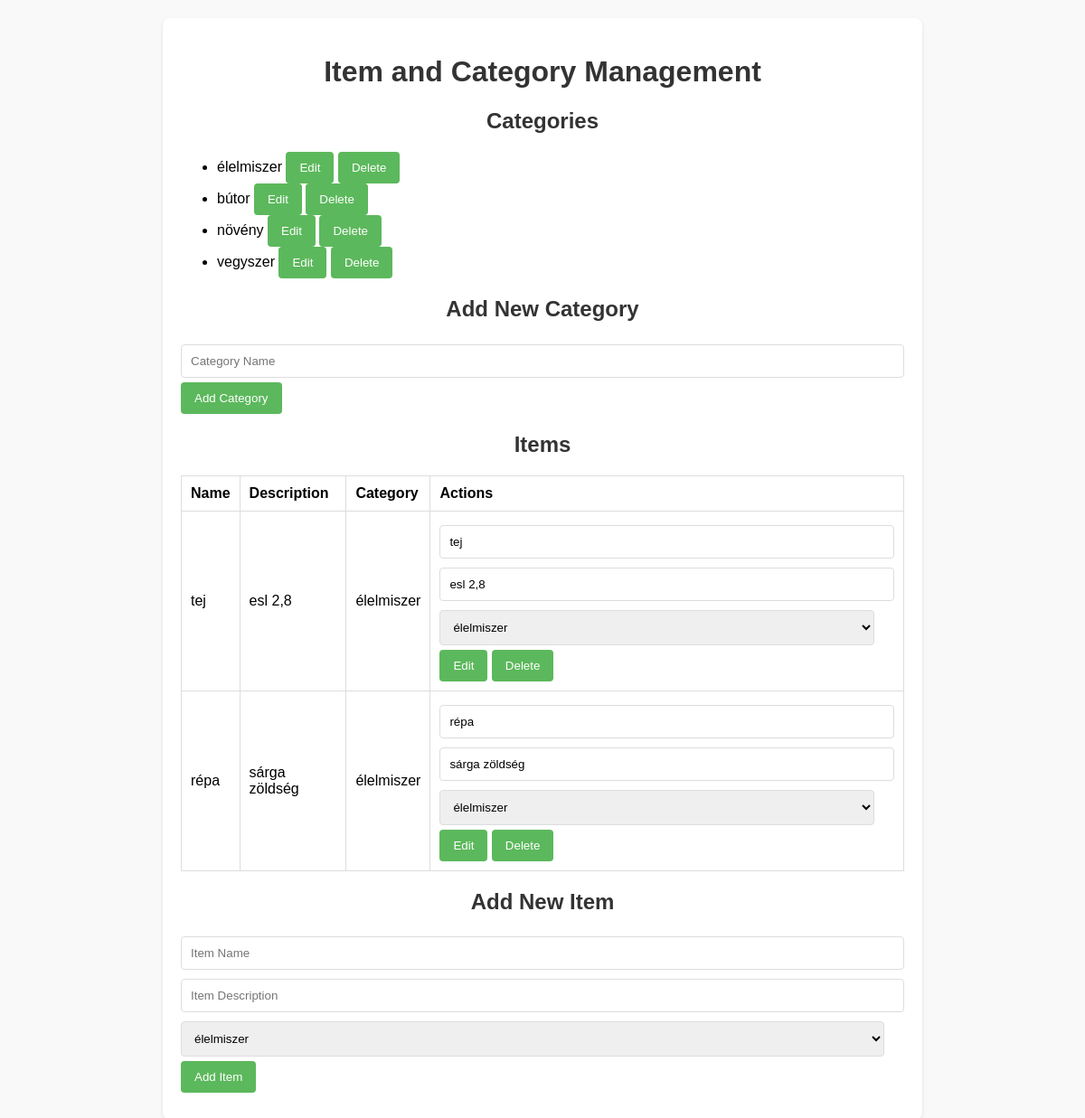
The page / on the database its author committed.
### app.py (models this page shows)
class Category(db.Model):
    id = db.Column(db.Integer, primary_key=True)
    name = db.Column(db.String(80), unique=True, nullable=False)
    items = db.relationship('Item', backref='category', lazy=True)

class Item(db.Model):
    id = db.Column(db.Integer, primary_key=True)
    name = db.Column(db.String(80), nullable=False)
    description = db.Column(db.String(200))
    category_id = db.Column(db.Integer, db.ForeignKey('category.id'))

### app.py (the view)
@app.route('/')
def index():
    categories = Category.query.all()
    items = Item.query.all()
    return render_template('index.html', categories=categories, items=items)

### templates/index.html (shortened to what this page needs)
<!DOCTYPE html>
<html lang="en">
<head>
    <link rel="stylesheet" href="{{ url_for('static', filename='styles.css') }}">
</head>
<body>
    <div class="container">
        <h1>Item and Category Management</h1>
        <h2>Categories</h2>
        <ul>
            {% for category in categories %}
                <li>
                    {{ category.name }}
                    <form action="/categories/{{ category.id }}/edit" method="GET" style="display:inline;">
                        <button type="submit">Edit</button>
                    </form>
                    <form action="/categories/{{ category.id }}/delete" method="POST" style="display:inline;">
                        <button type="submit">Delete</button>
                    </form>
                </li>
            {% endfor %}
        </ul>
        <h2>Add New Category</h2>
        <form action="/categories" method="POST">
            <input type="text" name="name" placeholder="Category Name" required>
            <button type="submit">Add Category</button>
        </form>
        <h2>Items</h2>
        <table>
            <thead>
                <tr>
                    <th>Name</th>
                    <th>Description</th>
                    <th>Category</th>
                    <th>Actions</th>
                </tr>
            </thead>
            <tbody>
                {% for item in items %}
                    <tr>
                        <td>{{ item.name }}</td>
                        <td>{{ item.description }}</td>
                        <td>{{ item.category.name }}</td>
                        <td>
                            <form action="/items/{{ item.id }}/edit" method="POST" style="display:inline;">
                                <input type="text" name="name" value="{{ item.name }}" required>
                                <input type="text" name="description" value="{{ item.description }}" required>
                                <select name="category_id">
                                    {% for category in categories %}
                                        <option value="{{ category.id }}" {% if category.id == item.category_id %}selected{% endif %}>
                                            {{ category.name }}
                                        </option>
                                    {% endfor %}
                                </select>
                                <button type="submit">Edit</button>
                            </form>
                            <form action="/items/{{ item.id }}/delete" method="POST" style="display:inline;">
                                <button type="submit">Delete</button>
                            </form>
                        </td>
                    </tr>
                {% endfor %}
            </tbody>
        </table>
        <h2>Add New Item</h2>
        <form action="/items" method="POST">
            <input type="text" name="name" placeholder="Item Name" required>
            <input type="text" name="description" placeholder="Item Description" required>
            <select name="category_id" required>
                {% for category in categories %}
                    <option value="{{ category.id }}">{{ category.name }}</option>
                {% endfor %}
            </select>
            <button type="submit">Add Item</button>
        </form>
    </div>
</body>
</html>

### static/styles.css (style rules this page uses)
body { font-family: Arial, sans-serif; margin: 20px; padding: 0; background-color: #f9f9f9; }
.container { max-width: 800px; margin: 0 auto; background-color: #ffffff; padding: 20px; border-radius: 8px; box-shadow: 0 2px 4px rgba(0, 0, 0, 0.1); }
h1, h2 { color: #333; text-align: center; }
table { width: 100%; border-collapse: collapse; margin: 20px 0; background-color: #fff; }
table, th, td { border: 1px solid #ddd; }
th, td { padding: 10px; text-align: left; }
form { margin: 10px 0; }
input[type="text"], select { padding: 10px; margin: 5px 0; width: calc(100% - 22px); border: 1px solid #ddd; border-radius: 4px; }
button { padding: 10px 15px; background-color: #5cb85c; color: white; border: none; border-radius: 4px; cursor: pointer; }

### rows shown on the page
Category: name "élelmiszer"
Category: name "bútor"
Category: name "növény"
Category: name "vegyszer"
Item: name "tej", description "esl 2,8", category.name "élelmiszer", category_id "élelmiszer"
Item: name "répa", description "sárga zöldség", category.name "élelmiszer", category_id "élelmiszer"

### other values the page prints
form field category_id "élelmiszer"
